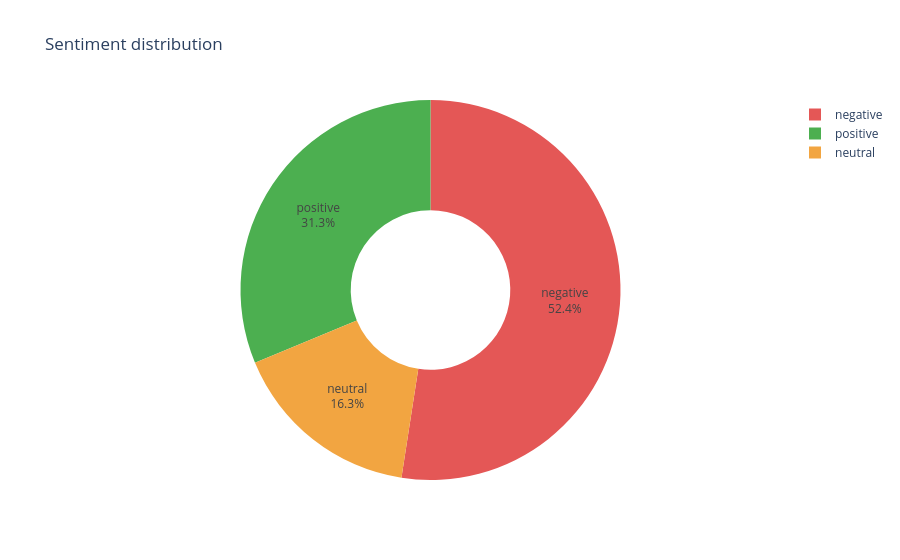

Here is the notebook cell this chart was saved with:
### Markdown cell above
## Pie Chart: Sentiment Distribution

### Code cell
sentiment_counts = (
    df["sentiment_name"]
    .value_counts()
    .reindex(SENTIMENT_ORDER)
    .fillna(0)
    .astype(int)
    .reset_index()
)
sentiment_counts.columns = ["sentiment_name", "count"]

fig = px.pie(
    sentiment_counts,
    values="count",
    names="sentiment_name",
    color="sentiment_name",
    color_discrete_map=SENTIMENT_COLORS,
    hole=0.42,
    title="Sentiment distribution",
)
fig.update_traces(textposition="inside", textinfo="percent+label")
fig.show()

### Figure 1 — Plotly figure (JSON) as saved in the notebook; plotly's stock layout.template omitted (floating-point values rounded to 4 significant figures)
{"data": [{"customdata": [["negative"], ["neutral"], ["positive"]], "domain": {"x": [0, 1], "y": [0, 1]}, "hole": 0.42, "hovertemplate": "sentiment_name=%{customdata[0]}<br>count=%{value}<extra></extra>", "labels": ["negative", "neutral", "positive"], "legendgroup": "", "marker": {"colors": ["#e45756", "#f2a541", "#4caf50"]}, "name": "", "showlegend": true, "textinfo": "percent+label", "textposition": "inside", "type": "pie", "values": [5610, 1743, 3344]}], "layout": {"legend": {"tracegroupgap": 0}, "title": {"text": "Sentiment distribution"}}}
